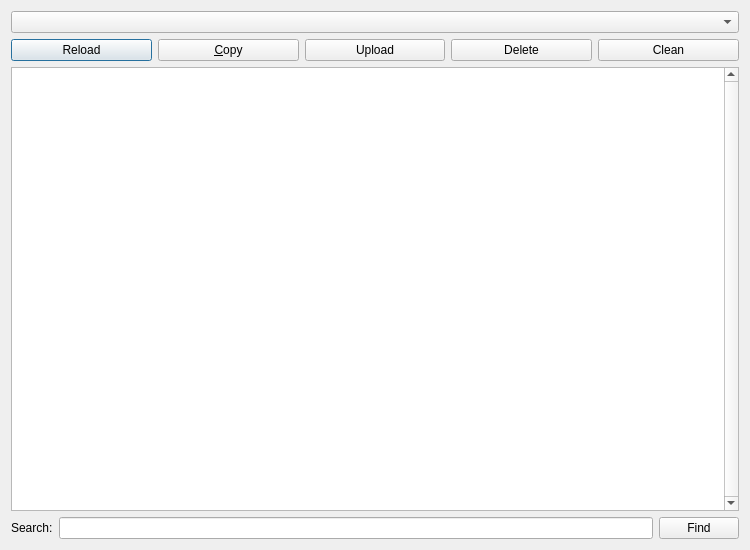
<?xml version="1.0" encoding="UTF-8"?>
<ui version="4.0">
 <class>KiteLogsDialog</class>
 <widget class="QDialog" name="KiteLogsDialog">
  <property name="geometry">
   <rect>
    <x>0</x>
    <y>0</y>
    <width>750</width>
    <height>550</height>
   </rect>
  </property>
  <property name="windowTitle">
   <string>Kite Logs</string>
  </property>
  <layout class="QVBoxLayout" name="verticalLayout">
   <item>
    <layout class="QHBoxLayout" name="topBarLayout">
     <item>
      <widget class="QComboBox" name="selectLogBox">
       <property name="sizePolicy">
        <sizepolicy hsizetype="Expanding" vsizetype="Fixed">
         <horstretch>1</horstretch>
         <verstretch>0</verstretch>
        </sizepolicy>
       </property>
      </widget>
     </item>
    </layout>
   </item>
   <item>
    <layout class="QHBoxLayout" name="buttonBarLayout">
     <item>
      <widget class="QPushButton" name="btnReload">
       <property name="text">
        <string>Reload</string>
       </property>
      </widget>
     </item>
     <item>
      <widget class="QPushButton" name="btnCopy">
       <property name="toolTip">
        <string>Copy the whole log into the clipboard</string>
       </property>
       <property name="text">
        <string>&amp;Copy</string>
       </property>
      </widget>
     </item>
     <item>
      <widget class="QPushButton" name="btnUpload">
       <property name="toolTip">
        <string>Upload the log to paste.ee</string>
       </property>
       <property name="text">
        <string>Upload</string>
       </property>
      </widget>
     </item>
     <item>
      <widget class="QPushButton" name="btnDelete">
       <property name="toolTip">
        <string>Delete the selected log file</string>
       </property>
       <property name="text">
        <string>Delete</string>
       </property>
      </widget>
     </item>
     <item>
      <widget class="QPushButton" name="btnClean">
       <property name="toolTip">
        <string>Delete all Kite log files</string>
       </property>
       <property name="text">
        <string>Clean</string>
       </property>
      </widget>
     </item>
    </layout>
   </item>
   <item>
    <widget class="QPlainTextEdit" name="textBrowser">
     <property name="readOnly">
      <bool>true</bool>
     </property>
     <property name="verticalScrollBarPolicy">
      <enum>Qt::ScrollBarAlwaysOn</enum>
     </property>
     <property name="textInteractionFlags">
      <set>Qt::LinksAccessibleByKeyboard|Qt::LinksAccessibleByMouse|Qt::TextBrowserInteraction|Qt::TextSelectableByKeyboard|Qt::TextSelectableByMouse</set>
     </property>
    </widget>
   </item>
   <item>
    <layout class="QHBoxLayout" name="searchLayout">
     <item>
      <widget class="QLabel" name="searchLabel">
       <property name="text">
        <string>Search:</string>
       </property>
      </widget>
     </item>
     <item>
      <widget class="QLineEdit" name="searchBar"/>
     </item>
     <item>
      <widget class="QPushButton" name="findButton">
       <property name="text">
        <string>Find</string>
       </property>
      </widget>
     </item>
    </layout>
   </item>
  </layout>
 </widget>
 <resources/>
 <connections/>
</ui>
